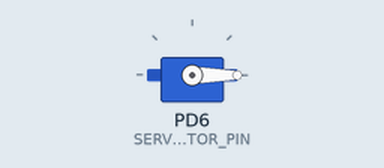
A program run on a simulated ATmega328P, built with avr-gcc and emulated at 16 MHz. Parts: servo. Wiring (inferred from the names in the program): servo: signal PD6. Servo pulses on a pin are drawn as a servo (544–2400 µs = 0–180°).

Above: at 0.1 s.
At 10.1 s:
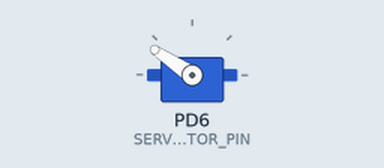
At 25.2 s:
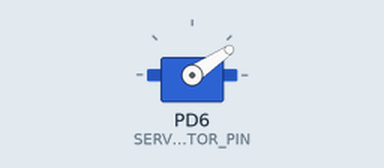
At 35.2 s:
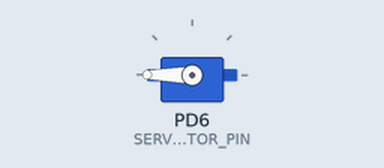
Timing chart, 0 to 36.7 s (numbered marks = the images above):
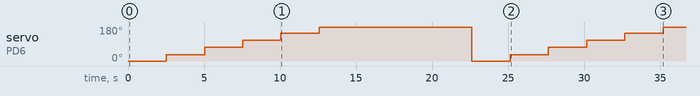

The program:

main.cpp
```cpp
#include <avr/io.h>
#include <util/delay.h>

#define F_CPU 16000000UL // 16MHz clock frequency
#define SERVO_MOTOR_PIN PD6

// Lookup table for servo motor angles and corresponding pulse width
const int servoAngles[] = {0, 45, 90, 135, 180, 225, 270, 315, 360};
const int pulseWidths[] = {500, 885, 1270, 1655, 2040, 2425, 2810, 3195, 3580};

void rotateServo(int angle);

int main() {
	// Set servo motor pin (PD6) as output
	DDRD |= (1 << SERVO_MOTOR_PIN);

	while (1) {
		// Rotate the servo motor 360 degrees in 45-degree steps
		for (int i = 0; i < sizeof(servoAngles) / sizeof(servoAngles[0]); i++) {
			rotateServo(servoAngles[i]);
			_delay_ms(1500);
		}
	}

	return 0;
}

void rotateServo(int angle) {
	// Angle value should be between 0 and 360 degrees
	if (angle < 0)
	angle = 0;
	else if (angle > 360)
	angle = 360;

	// Find the corresponding pulse width from the lookup table
	int pulse_width = pulseWidths[angle / 45];

	// Generate PWM signal to control the servo motor
	for (int i = 0; i < 50; i++) {
		// Set the servo motor pin high for the calculated pulse width duration
		PORTD |= (1 << SERVO_MOTOR_PIN);
		_delay_us(pulse_width);

		// Set the servo motor pin low for the remaining time
		PORTD &= ~(1 << SERVO_MOTOR_PIN);
		_delay_us(20000 - pulse_width);
	}
}
```

Measured:
- by itself, servo on PD6 (SERVO_MOTOR_PIN): 0° → 34° at 2.5 s, → 72° 2.5 s later, → 109° 2.5 s later, → 146° 2.5 s later, … (11 changes in this stretch)
